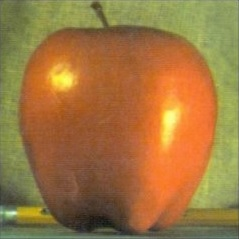
#> input picture data/apple.jpg, 239 x 239 px
$ python ex3_20.py
#> lines starting #> are read from the running program, lines starting #| are printed output that depends on the picture
import cv2
import numpy as np
import matplotlib.pyplot as plt

A = cv2.imread('data/apple.jpg')
#> A is the input picture: shape (239, 239, 3); mean B, G, R 64.1, 118.2, 158.7
A = cv2.resize(A,(256,256))
#> A: shape (256, 256, 3)
B = cv2.imread('data/orange.jpg')
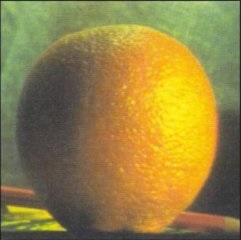
#> input picture data/orange.jpg, 241 x 240 px
#> B is the input picture: shape (240, 241, 3); mean B, G, R 67.9, 130.1, 148.7
B = cv2.resize(B,(256,256))
#> B: shape (256, 256, 3)

# generate Gaussian pyramid for A
G = A.copy()
gpA = [G]
for i in range(6):
    G = cv2.pyrDown(G)
    gpA.append(G)
#> after the loop, gpA = 7 items
# generate Gaussian pyramid for B
G = B.copy()
gpB = [G]
for i in range(6):
    G = cv2.pyrDown(G)
    gpB.append(G)
#> this loop made 6 passes
#> pass 1, `G = cv2.pyrDown(G)`:
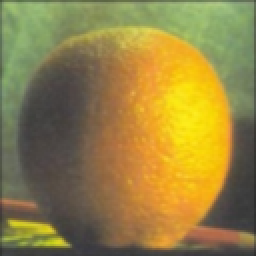
#> G: shape (128, 128, 3) (shown 2 times larger); mean B, G, R 68.1, 130.4, 148.9
#> after the loop, gpB = 7 items
# generate Laplacian Pyramid for A
lpA = [gpA[5]]
for i in range(5,0,-1):
    GE = cv2.pyrUp(gpA[i])
    L = cv2.subtract(gpA[i-1],GE)
    lpA.append(L)
#> this loop made 5 passes
#> pass 3, `GE = cv2.pyrUp(gpA[i])`:
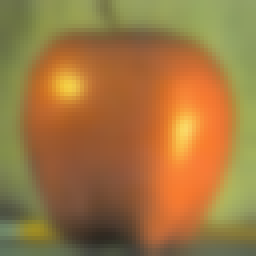
#> GE: shape (64, 64, 3) (shown 4 times larger); mean of channels 0, 1, 2 63.7, 118.2, 158.8; drawn as B, G, R
#> after the loop, lpA = 6 items
# generate Laplacian Pyramid for B
lpB = [gpB[5]]
for i in range(5,0,-1):
    GE = cv2.pyrUp(gpB[i])
    L = cv2.subtract(gpB[i-1],GE)
    lpB.append(L)
#> this loop made 5 passes
#> pass 3, `GE = cv2.pyrUp(gpB[i])`:
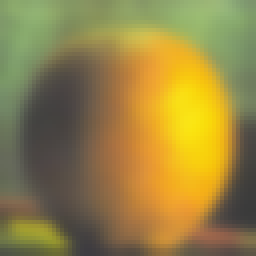
#> GE: shape (64, 64, 3) (shown 4 times larger); mean of channels 0, 1, 2 68.6, 131.5, 149.9; drawn as B, G, R
#> after the loop, lpB = 6 items

# Now add left and right halves of images in each level
LS = []
for la,lb in zip(lpA,lpB):
    rows,cols,dpt = la.shape
    ls = np.hstack((la[:,0:cols//2], lb[:,cols//2:]))
    LS.append(ls)
#> this loop made 6 passes
#> (rows, cols) on passes 1 to 6: (8, 8), (16, 16), (32, 32), (64, 64), (128, 128), (256, 256)
#> after the loop, LS = 6 items
# now reconstruct
ls_ = LS[0]
for i in range(1,6):
    ls_ = cv2.pyrUp(ls_)
    ls_ = cv2.add(ls_, LS[i])
#> this loop made 5 passes
#> pass 3, `ls_ = cv2.add(ls_, LS[i])`:
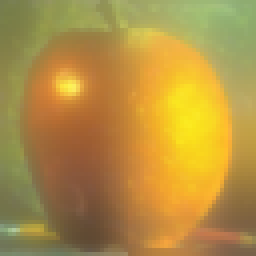
#> ls_: shape (64, 64, 3) (shown 4 times larger); mean of channels 0, 1, 2 66.9, 144.1, 178.5; drawn as B, G, R
# image with direct connecting each half
real = np.hstack((A[:,:cols//2],B[:,cols//2:]))
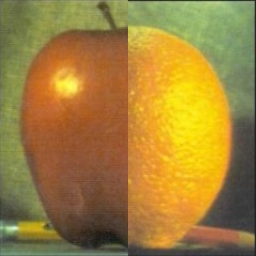
#> real: shape (256, 256, 3); mean B, G, R 59.4, 128.8, 159.8

plt.figure(figsize=(16,16))
plt.subplot(121)
plt.title('Pyramid_blending2')
plt.imshow(cv2.cvtColor(ls_,cv2.COLOR_BGR2RGB))
plt.axis('off')

plt.subplot(122)
plt.title('Direct_blending')
plt.imshow(cv2.cvtColor(real,cv2.COLOR_BGR2RGB))
plt.axis('off')
plt.savefig('data/Pyramidblending_result_ex3_20.jpg')
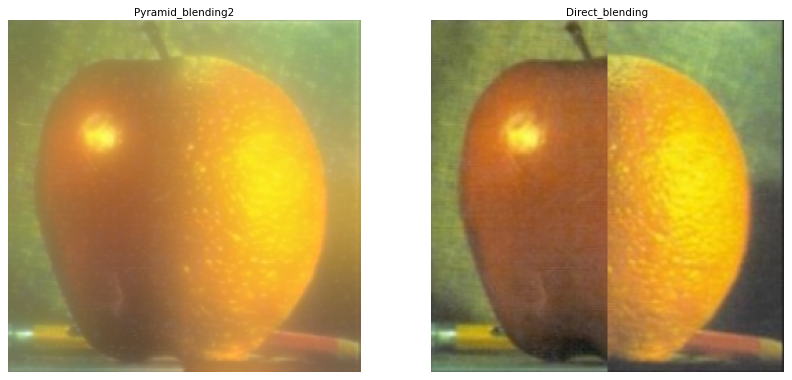
#> figure drawn by matplotlib, 2 panels
